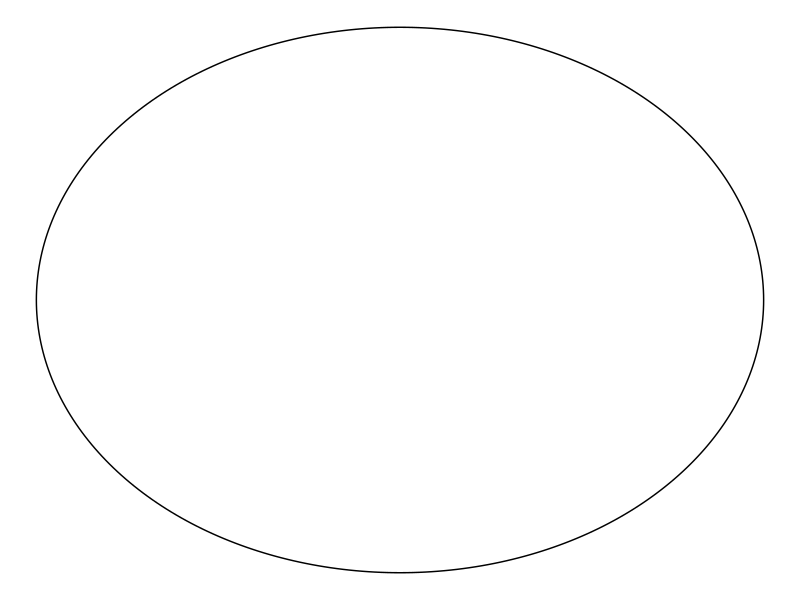
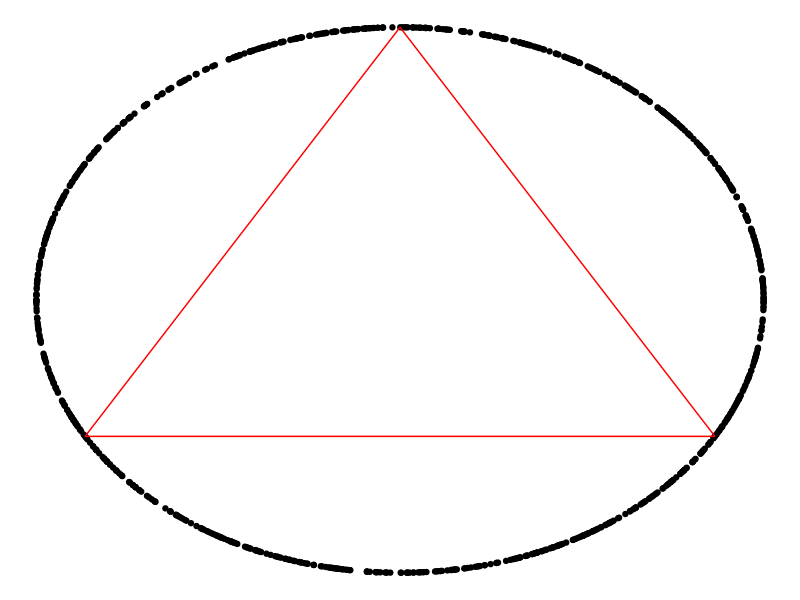
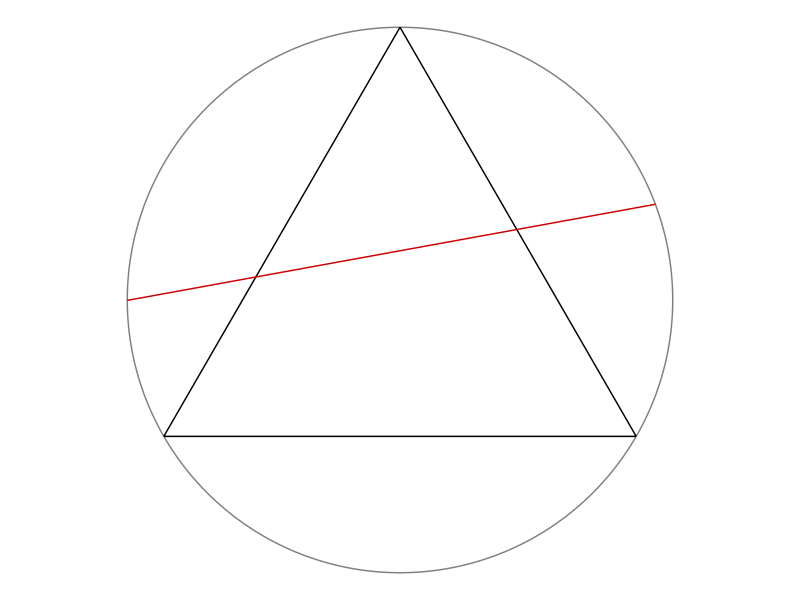

The R source for these figures, in order:
# Instruction to students: You may clear the code in this file and replace it
# with your own.

library(tidyverse)
library(ggforce)
theme_set(theme_void())

# Draw a random chord in a unit circle centred at origin -----------------------

# Coordinates of equilateral triangle
eqtri_df <- tibble(
  x    = c(0, sqrt(3) / 2, -sqrt(3) / 2),
  y    = c(1, -0.5, -0.5),
  xend = c(sqrt(3) / 2, -sqrt(3) / 2, 0),
  yend = c(-0.5, -0.5, 1)
)

# Coordinates of random chord
rdmchr_df <- tibble(
  x    = 0.93636368,
  y    = 0.35103142,
  xend = -0.9999991,
  yend = -0.001326758
)

# Plot
p <- ggplot() +
  ggforce::geom_circle(aes(x0 = 0, y0 = 0, r = 1), col = "gray50") +
  geom_segment(data = eqtri_df, aes(x = x, y = y, xend = xend, yend = yend)) +
  geom_segment(data = rdmchr_df, aes(x = x, y = y, xend = xend, yend = yend),
               col = "red3") +
  coord_equal()

ggsave(p, file = "plot.png", height = 5, width = 7)

# Plot a circle
library(ggplot2)
library(ggforce)

data_circle <- data.frame(x0 = 0,
                          y0 = 0,
                          r = 1)

ggplot(data = data_circle, aes(x = x0, y = y0)) + 
  geom_circle(data = data_circle, aes(x0 = x0, y0 = y0, r=r))

# METHOD A (Random Endpoints) --------------------------------------------------
library(tidyverse)
library(ggforce)
library(ggplot2)
library(dplyr)

n <- 1000 #number of chords - can change this

theta_1 <- runif(n, 0, 2*pi)
endpoint_1 <- tibble(
  x0 = cos(theta_1),
  y0 = sin(theta_1))

theta_2 <- runif(n, 0, 2*pi)
endpoint_2 <- tibble(
  x1 = cos(theta_2),
  y1 = sin(theta_2))

circle <- bind_cols(endpoint_1, endpoint_2)

eqtri_df <- tibble(
  x    = c(0, sqrt(3) / 2, -sqrt(3) / 2),
  y    = c(1, -0.5, -0.5),
  xend = c(sqrt(3) / 2, -sqrt(3) / 2, 0),
  yend = c(-0.5, -0.5, 1))

ggplot(data = circle, mapping = aes(x = x0, y = y0)) +
  geom_point() + 
  geom_segment(data = eqtri_df, aes(x = x, y = y, xend = xend, yend = yend), color = "red") 

  #+ geom_segment(data = circle, aes(x0 = x0, y0 = y0, x1= x1, y1 = y1)) +
  #coord_equal()

circle_new <- mutate(.data = circle, l = sqrt((x1 - x0)^2 + (y1 - y0)^2)) # add new column l

eqtri_df_new <- mutate(.data = eqtri_df, s = sqrt((xend - x)^2 + (yend - y)^2)) # add new column s

final_eqtri_df_new <- slice(.data = eqtri_df_new, 1)

s <- last_col_eqtri_df_new <- final_eqtri_df_new$s

final_table <- bind_cols(circle_new, s)
colnames(final_table)[6]  <- "s"

compare <- select(.data = final_table, l, s)
result <- filter(.data = compare, l > s)
print(result)
print(nrow(result))

#ggplot(data = circle, mapping = aes(x = x0, y = y0)) +
 # geom_point() + 
#  geom_segment(data = eqtri_df, aes(x = x, y = y, xend = xend, yend = yend), color = "red") 
 #+ geom_segment(data = circle, aes(x0 = x0, y0 = y0, x1= x1, y1 = y1)) +
 #coord_equal()

# Using Principle of Indifference
prob = nrow(result)/n
print(prob)

# 1. Select the random endpoints directly from the dataframe
circle[1:2,]

# 2. Transform tibble to matrix
make_matrix <- function(df,rownames = NULL){
  my_matrix <-  as.matrix(df)
  if(!is.null(rownames))
    rownames(my_matrix) = rownames
  my_matrix
}

make_matrix(circle, rownames = NULL)



# METHOD B (Random Radial Points) ----------------------------------------------



# METHOD C (Random Midpoints) --------------------------------------------------
